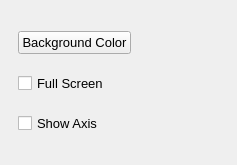
<?xml version="1.0" encoding="UTF-8"?>
<ui version="4.0">
 <class>Window_manager</class>
 <widget class="QDockWidget" name="Window_manager">
  <property name="geometry">
   <rect>
    <x>0</x>
    <y>0</y>
    <width>237</width>
    <height>165</height>
   </rect>
  </property>
  <property name="minimumSize">
   <size>
    <width>181</width>
    <height>143</height>
   </size>
  </property>
  <property name="maximumSize">
   <size>
    <width>1070</width>
    <height>200</height>
   </size>
  </property>
  <property name="windowTitle">
   <string>Window</string>
  </property>
  <widget class="QWidget" name="dockWidgetContents">
   <layout class="QGridLayout" name="gridLayout_2">
    <item row="0" column="1">
     <spacer name="horizontalSpacer">
      <property name="orientation">
       <enum>Qt::Horizontal</enum>
      </property>
      <property name="sizeHint" stdset="0">
       <size>
        <width>40</width>
        <height>20</height>
       </size>
      </property>
     </spacer>
    </item>
    <item row="0" column="0">
     <widget class="QFrame" name="frame">
      <property name="frameShape">
       <enum>QFrame::NoFrame</enum>
      </property>
      <property name="frameShadow">
       <enum>QFrame::Raised</enum>
      </property>
      <layout class="QVBoxLayout" name="verticalLayout">
       <item>
        <widget class="QPushButton" name="butBackgroundColor">
         <property name="font">
          <font>
           <pointsize>10</pointsize>
          </font>
         </property>
         <property name="text">
          <string>Background Color</string>
         </property>
        </widget>
       </item>
       <item>
        <widget class="QCheckBox" name="checkBox">
         <property name="font">
          <font>
           <pointsize>10</pointsize>
          </font>
         </property>
         <property name="text">
          <string>Full Screen</string>
         </property>
         <property name="checked">
          <bool>false</bool>
         </property>
        </widget>
       </item>
       <item>
        <widget class="QCheckBox" name="cbShowAxis">
         <property name="font">
          <font>
           <pointsize>10</pointsize>
          </font>
         </property>
         <property name="text">
          <string>Show Axis</string>
         </property>
        </widget>
       </item>
      </layout>
     </widget>
    </item>
   </layout>
  </widget>
 </widget>
 <resources/>
 <connections/>
</ui>
